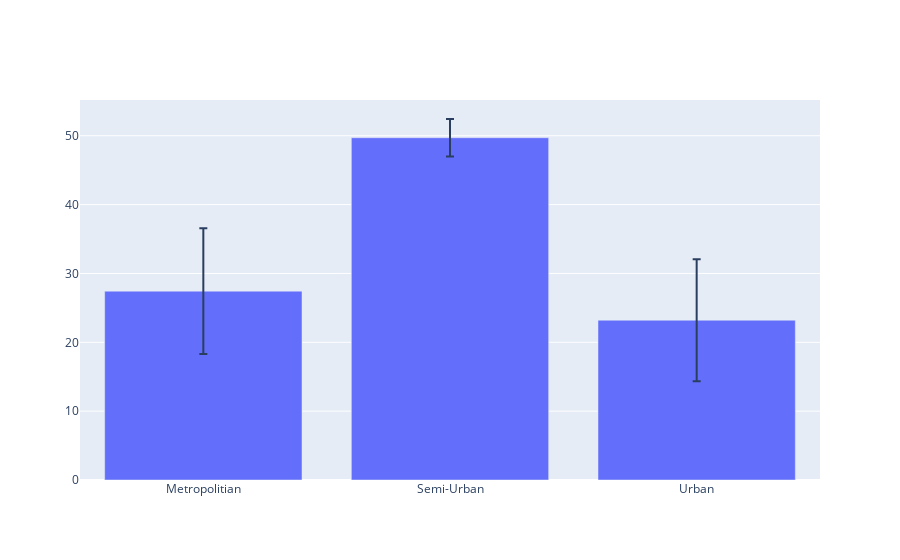

Notebook cell for this chart:
### Markdown cell above
## O tempo médio e o desvio padrão de entrega por cidade

### Code cell
cols = ['Time_taken(min)','City']
avg_std_time_per_city = df1.loc[:, cols].groupby(['City']).agg({'Time_taken(min)': ['mean','std']})

avg_std_time_per_city.columns= ['avg_time', 'std_time']
avg_std_time_per_city = avg_std_time_per_city.reset_index()



avg_std_time_per_city
fig = go.Figure()
fig.add_trace(go.Bar(name='Control', x=avg_std_time_per_city['City'], y=avg_std_time_per_city['avg_time'], error_y=dict(type='data', array=avg_std_time_per_city['std_time'])))
fig.update_layout(barmode='group')

fig.show()

### Figure 1 — Plotly figure (JSON) as saved in the notebook; plotly's stock layout.template omitted (floating-point values rounded to 4 significant figures)
{"data": [{"error_y": {"array": [9.133, 2.725, 8.858], "type": "data"}, "name": "Control", "type": "bar", "x": ["Metropolitian", "Semi-Urban", "Urban"], "y": [27.43, 49.71, 23.21]}], "layout": {"barmode": "group"}}
